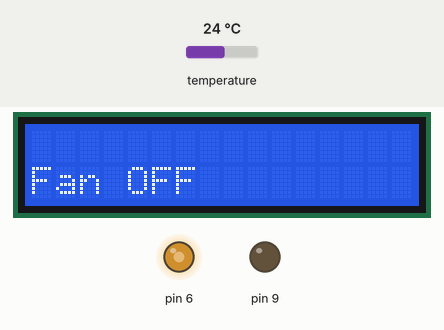
This sketch was run on a simulated Arduino Uno, built with avr-gcc and run on an emulated ATmega328P. Shown: 16×2 character LCD, output pins drawn as LEDs (lit = HIGH). The inputs (shaded band) are chosen by the test bench; at power-on: temperature 24 °C. What the sketch prints to the serial monitor is not drawn.

Above: at 2.7 s.
2.8 s: temperature set to 28 °C
4.7 s: temperature set to 31 °C
At 6.7 s:
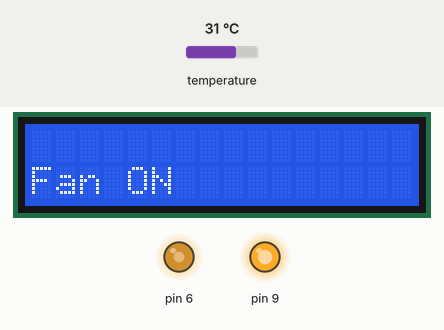
7.0 s: temperature set to 12 °C
At 8.8 s:
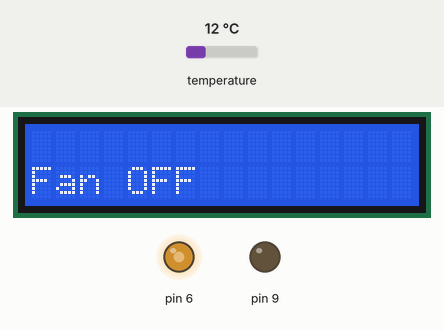
9.1 s: temperature set to 33 °C
At 10.9 s:
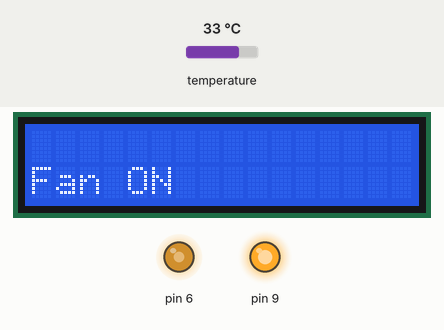
Timing chart, 0 to 12.1 s (numbered marks = the images above; inputs shaded):
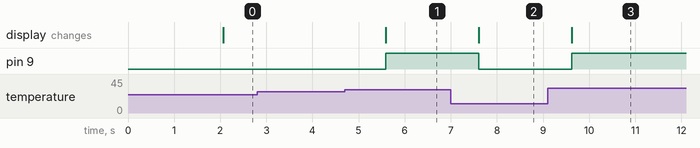

Measured:
- the behaviour switches between 29 and 30 °C on temperature (found by bisection; images 0 and 1)
- after the input at 2.8 s, every drawn part: stays the same
- after the input at 4.7 s, pin 9: LOW → HIGH after 0.89 s; the display: changes after 0.89 s (image 1)
- after the input at 7.0 s, pin 9: HIGH → LOW after 0.61 s; the display: changes after 0.61 s (image 2)
- after the input at 9.1 s, pin 9: LOW → HIGH after 0.52 s; the display: changes after 0.52 s (image 3)

The sketch:

SourceCode.ino
```cpp
#include <LiquidCrystal.h>
#include <Adafruit_Sensor.h>
#include <DHT.h>
#include <DHT_U.h>
#define DHTTYPE    DHT11
#define DHTPIN A0

DHT_Unified dht(DHTPIN, DHTTYPE);
int Contrast = 150;

LiquidCrystal lcd(12, 11, 5, 4, 3, 2);

void setup(){
lcd.begin(16, 2);
analogWrite(6, Contrast);
pinMode(9,OUTPUT);
Serial.begin(9600);
delay(500);
Serial.println("DHT11 Humidity & temperature Sensor\n\n");
delay(1000);
Serial.begin(9600);
dht.begin();
sensor_t sensor;
}

void loop()
{
  sensors_event_t event;
  dht.temperature().getEvent(&event);

  Serial.print(F("Temp: "));
  Serial.print(event.temperature);
  delay(500);

if(event.temperature>=30)
{
digitalWrite(9, HIGH);
lcd.setCursor(0,1);
lcd.print("Fan ON ");
}
else{
digitalWrite(9, LOW);
lcd.setCursor(0,1);
lcd.print("Fan OFF");
}
}
```
